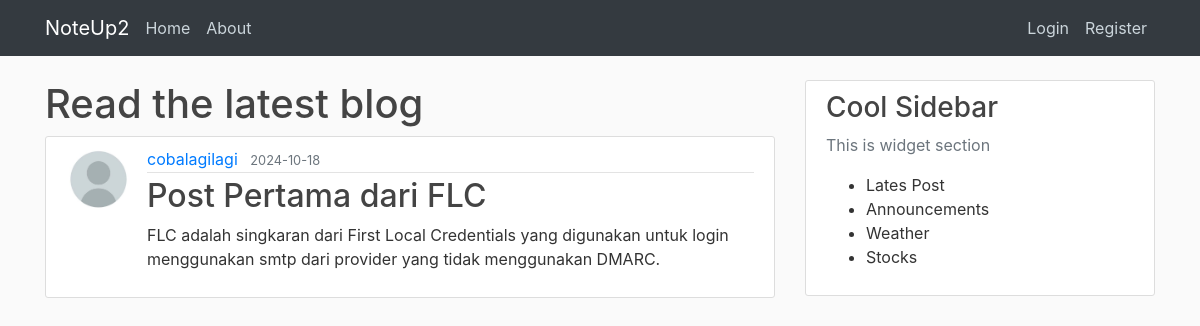
Screenshot of /post/21 with the database file from the repository.
### noteup/models.py (models this page shows, shortened)
class User(db.Model, UserMixin):
    id = db.Column(db.Integer, primary_key=True)
    username = db.Column(db.String(20), unique=True, nullable=False)
    email = db.Column(db.String(100), unique=True, nullable=False)
    image_file = db.Column(db.String(20), nullable=False, default='default.jpg')
    password = db.Column(db.String(60), nullable=False)
    posts = db.relationship('Post', backref='author', lazy=True)

class Post(db.Model):
    id = db.Column(db.Integer, primary_key=True)
    title = db.Column(db.String(100), nullable=False)
    date_posted = db.Column(db.DateTime, nullable=False, default=datetime.now(timezone.utc))
    content = db.Column(db.Text, nullable=False)
    user_id = db.Column(db.Integer, db.ForeignKey('user.id'), nullable=False)

### noteup/routes.py (the view)
@app.route("/post/<int:post_id>")
def post(post_id):
    post = Post.query.get_or_404(post_id)
    return render_template('post.html', title=post.title, post=post)

### noteup/templates/post.html (shortened to what this page needs)
{% extends "layout.html" %}
{% block content %}
    <h1>Read the latest blog</h1>
    <article class="media content-section">
        <img class="rounded-circle article-img" src="{{ url_for('static', filename='img/' + post.author.image_file) }}">
        <div class="media-body">
            <div class="article-metadata">
                <a href="{{ url_for('user_posts', username=post.author.username) }}" class="mr-2">{{ post.author.username }}</a>
                <small class="text-muted">{{ post.date_posted.strftime('%Y-%m-%d') }}</small>
            </div>
            <h2 class="article-title">{{ post.title }}</h2>
            <p class="article-content">{{ post.content }}</p>
        </div>
    </article>
{% endblock content %}

### noteup/static/style.css (style rules this page uses)
body { background: #fafafa; color: #333333; margin-top: 5rem; }
h1, h2, h3, h4, h5, h6 { color: #444444; }
.content-section { background: #ffffff; padding: 10px 20px; border: 1px solid #dddddd; border-radius: 3px; margin-bottom: 20px; }
.article-title { color: #444444; }
.article-content { white-space: pre-line; }
.article-img { height: 65px; width: 65px; margin-right: 16px; }
.article-metadata { padding-bottom: 1px; margin-bottom: 4px; border-bottom: 1px solid #e3e3e3; }

### rows the page displays
User: image_file (placeholder picture), author.username "cobalagilagi"
Post: date_posted "2024-10-18", title "Post Pertama dari FLC", content "FLC adalah singkaran dari First Local Credentials yang digunakan untuk login menggunakan smtp dari provider yang tidak menggunakan DMARC."
